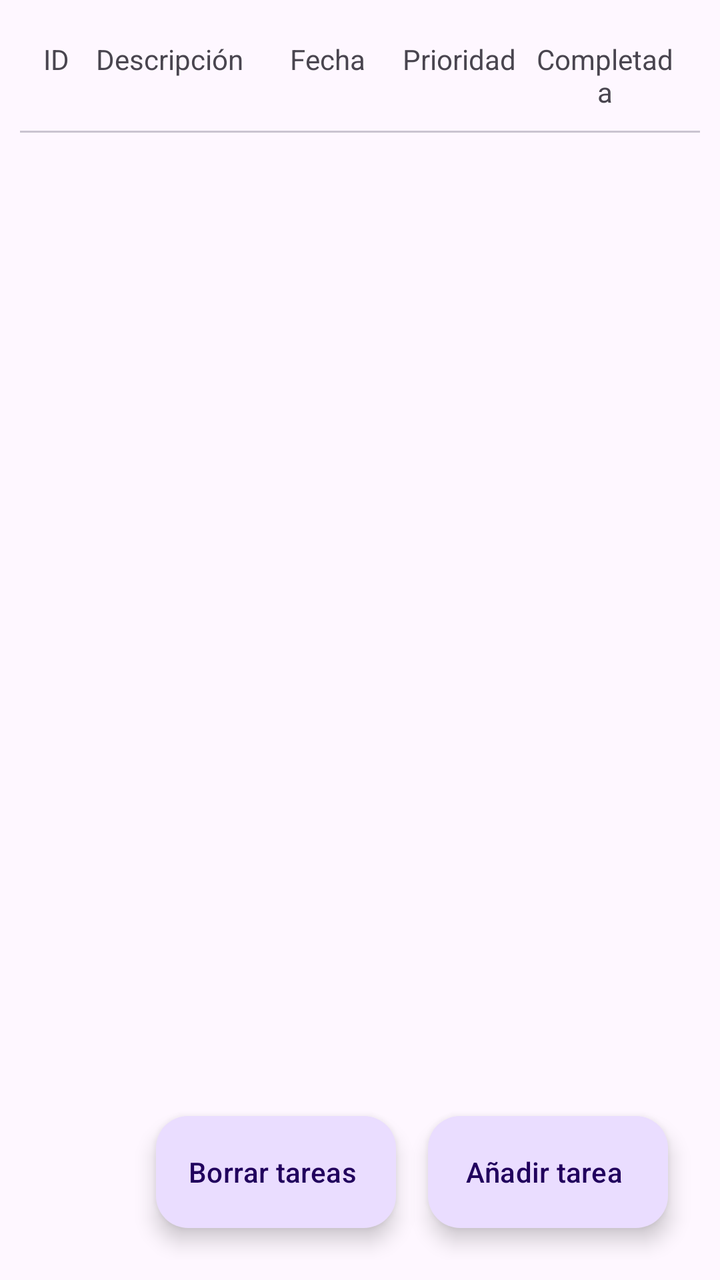
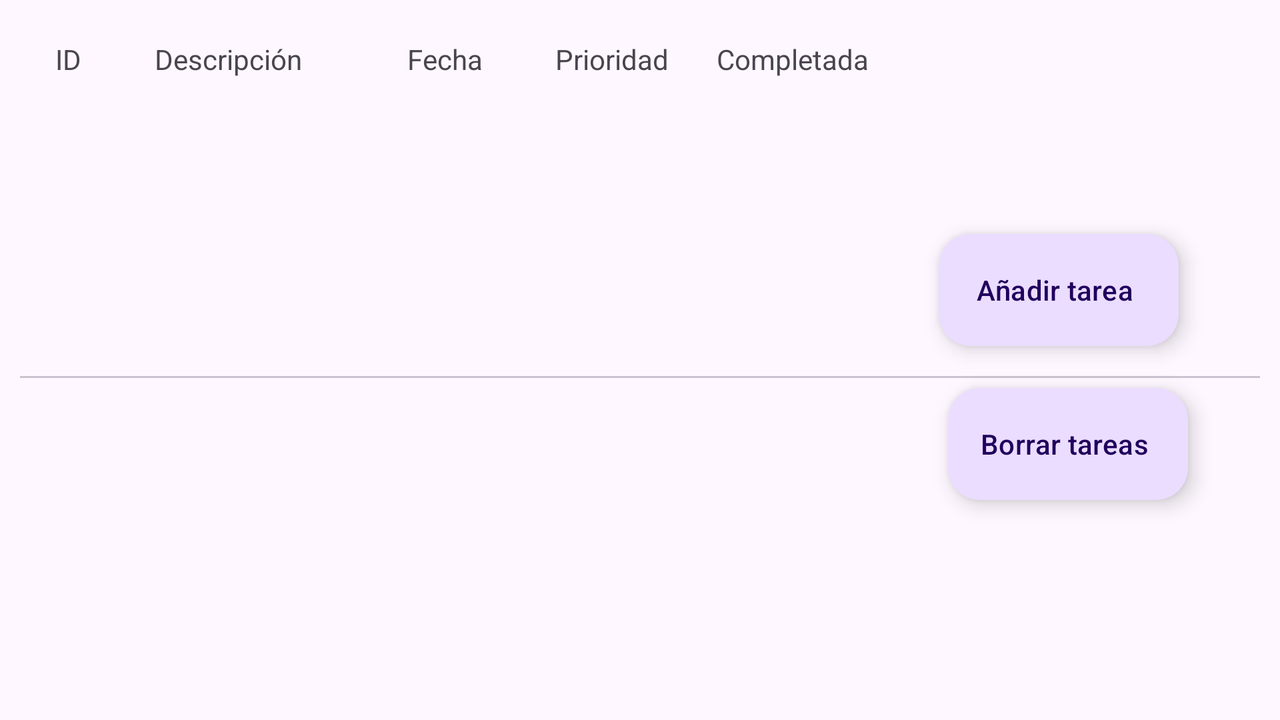

Compare how this app lays out the same screen by default and in its alternative resource folder. The renders come first, then the two layout files and the values they reference.
<!-- AndroidManifest.xml: application theme Theme.Proyecto -->
<!-- res/layout/fragment_tarea_list.xml -->
<?xml version="1.0" encoding="utf-8"?>
<androidx.constraintlayout.widget.ConstraintLayout xmlns:android="http://schemas.android.com/apk/res/android"
    xmlns:app="http://schemas.android.com/apk/res-auto"
    xmlns:tools="http://schemas.android.com/tools"
    android:layout_width="match_parent"
    android:layout_height="match_parent"
    android:padding="10dp"
    tools:context=".views.TareaListFragment">

    <include
        android:id="@+id/cabecera"
        layout="@layout/fragment_header_tareas"
        android:layout_width="match_parent"
        android:layout_height="wrap_content"
        app:layout_constraintTop_toTopOf="parent" />

    <com.google.android.material.divider.MaterialDivider
        android:layout_width="match_parent"
        android:layout_height="wrap_content"
        app:layout_constraintTop_toBottomOf="@id/cabecera" />

    <androidx.recyclerview.widget.RecyclerView
        android:id="@+id/listTareas"
        android:layout_width="match_parent"
        android:layout_height="0dp"
        app:layoutManager="LinearLayoutManager"
        app:layout_constraintBottom_toBottomOf="parent"
        app:layout_constraintTop_toBottomOf="@id/cabecera"
        tools:listitem="@layout/fragment_item_tarea"
        android:paddingTop="10dp"/>

    <com.google.android.material.floatingactionbutton.ExtendedFloatingActionButton
        android:id="@+id/btnAddTarea"
        android:layout_width="wrap_content"
        android:layout_height="wrap_content"
        android:layout_gravity="bottom|end"
        android:layout_margin="16dp"
        android:text="@string/anyadir_tarea"
        app:icon="@drawable/baseline_add_24"
        app:layout_constraintBottom_toBottomOf="parent"
        app:layout_constraintEnd_toEndOf="parent"
        style="?attr/extendedFloatingActionButtonPrimaryStyle"/>


    <com.google.android.material.floatingactionbutton.ExtendedFloatingActionButton
        android:id="@+id/btnClearTareas"
        style="?attr/extendedFloatingActionButtonPrimaryStyle"
        android:layout_width="wrap_content"
        android:layout_height="wrap_content"
        android:layout_gravity="bottom|end"
        android:layout_margin="16dp"
        android:text="@string/borrar_tareas"
        app:icon="@drawable/baseline_restore_from_trash_24"
        app:layout_constraintBottom_toBottomOf="parent"

        app:layout_constraintEnd_toStartOf="@id/btnAddTarea" />


</androidx.constraintlayout.widget.ConstraintLayout>
<!-- res/layout/fragment_header_tareas.xml (included above) -->
<LinearLayout xmlns:android="http://schemas.android.com/apk/res/android"
    android:layout_width="match_parent"
    android:layout_height="wrap_content"
    android:orientation="horizontal"
    android:padding="10dp">

    <TextView
        android:id="@+id/textView"
        android:layout_width="30dp"
        android:layout_height="wrap_content"
        android:layout_weight="1"
        android:gravity="center"
        android:text="@string/id2" />

    <TextView
        android:id="@+id/textView2"
        android:layout_width="138dp"
        android:layout_height="wrap_content"
        android:layout_weight="3"
        android:gravity="center"
        android:text="@string/descripci_n" />

    <TextView
        android:id="@+id/textView3"
        android:layout_width="89dp"
        android:layout_height="wrap_content"
        android:layout_weight="2"
        android:gravity="center"
        android:text="@string/fecha" />

    <TextView
        android:id="@+id/textView4"
        android:layout_width="84dp"
        android:layout_height="wrap_content"
        android:layout_weight="1"
        android:gravity="center"
        android:text="@string/prioridad2" />

    <TextView
        android:layout_width="103dp"
        android:layout_height="wrap_content"
        android:layout_weight="2"
        android:gravity="center"
        android:text="@string/completada2" />
</LinearLayout>
<!-- res/layout/fragment_item_tarea.xml (included above) -->
<com.google.android.material.card.MaterialCardView
    xmlns:android="http://schemas.android.com/apk/res/android"
    xmlns:tools="http://schemas.android.com/tools"
    android:layout_width="match_parent"
    android:layout_height="wrap_content"
    xmlns:app="http://schemas.android.com/apk/res-auto"
    android:clickable="true"
    android:focusable="true"
    android:padding="10dp"
    android:layout_marginBottom="15dp"
    style="?attr/materialCardViewFilledStyle">

    <LinearLayout
        android:layout_width="match_parent"
        android:layout_height="wrap_content"
        android:orientation="horizontal"
        android:layout_marginBottom="10dp">

        <TextView
            android:id="@+id/tareaId"
            android:layout_width="0dp"
            android:layout_height="match_parent"
            android:layout_weight="1"
            android:gravity="center_vertical"
            android:paddingLeft="6dp"
            tools:text="1" />

        <TextView
            android:id="@+id/tareaDescripcion"
            android:layout_width="16dp"
            android:layout_height="match_parent"
            android:layout_weight="3"
            tools:text="Lavar los platos" />

        <TextView
            android:id="@+id/tareaFecha"
            android:layout_width="0dp"
            android:layout_height="wrap_content"
            android:layout_weight="2"
            tools:text="29/11/2001 20:15" />

        <TextView
            android:id="@+id/tareaPrioridad"
            android:layout_width="0dp"
            android:layout_height="wrap_content"
            android:layout_weight="1"
            android:gravity="center"
            tools:text="Alta" />

        <ImageView
            android:id="@+id/tareaCompletada"
            android:layout_width="20dp"
            android:layout_height="50dp"
            android:layout_weight="2"
            android:layout_gravity="center_vertical"
            android:src="@drawable/unchecked"
            android:paddingLeft="10dp"
            android:paddingRight="10dp"
            android:contentDescription="@string/icono_de_completado" />
    </LinearLayout>
</com.google.android.material.card.MaterialCardView>
<!-- resources referenced by this layout -->
<resources>
  <!-- drawable unchecked (drawable) -->
  <vector android:height="12dp" android:viewportHeight="20"
      android:viewportWidth="20" android:width="12dp" xmlns:android="http://schemas.android.com/apk/res/android">
      <path android:fillColor="#212121" android:pathData="M3.001,5.25C3.001,4.007 4.008,3 5.251,3H14.75C15.993,3 17,4.007 17,5.25V14.75C17,15.993 15.993,17 14.75,17H5.251C4.008,17 3.001,15.993 3.001,14.75V5.25ZM5.251,4.5C4.837,4.5 4.501,4.836 4.501,5.25V14.75C4.501,15.164 4.837,15.5 5.251,15.5H14.75C15.164,15.5 15.5,15.164 15.5,14.75V5.25C15.5,4.836 15.164,4.5 14.75,4.5H5.251Z"/>
  </vector>
  <string name="anyadir_tarea">Añadir tarea</string>
  <string name="borrar_tareas">Borrar tareas</string>
  <string name="completada2">Completada</string>
  <string name="descripci_n">Descripción</string>
  <string name="fecha">Fecha</string>
  <string name="icono_de_completado">Icono de Completado</string>
  <string name="id2">ID</string>
  <string name="prioridad2">Prioridad</string>
  <style name="Theme.Proyecto" parent="Base.Theme.Proyecto" />
  <style name="Base.Theme.Proyecto" parent="Theme.Material3.DayNight.NoActionBar">
          
          
      </style>
</resources>
<!-- res/layout-land/fragment_tarea_list.xml (the repository's variant of the layout above) -->
<!-- drawn on the phone turned sideways -->
<androidx.constraintlayout.widget.ConstraintLayout
    xmlns:android="http://schemas.android.com/apk/res/android"
    xmlns:app="http://schemas.android.com/apk/res-auto"
    xmlns:tools="http://schemas.android.com/tools"
    android:layout_width="match_parent"
    android:layout_height="match_parent"
    android:padding="10dp"
    tools:context=".views.TareaListFragment">

    <include
        android:id="@+id/cabecera"
        layout="@layout/fragment_header_tareas"
        android:layout_width="446dp"
        android:layout_height="62dp"
        app:layout_constraintTop_toTopOf="parent"
        tools:layout_editor_absoluteX="10dp" />

    <androidx.recyclerview.widget.RecyclerView
        android:id="@+id/listTareas"
        android:layout_width="451dp"
        android:layout_height="224dp"
        android:paddingTop="10dp"
        app:layoutManager="LinearLayoutManager"
        app:layout_constraintBottom_toBottomOf="parent"
        app:layout_constraintEnd_toStartOf="@+id/guideline"
        app:layout_constraintHorizontal_bias="0.842"
        app:layout_constraintStart_toStartOf="parent"
        app:layout_constraintTop_toBottomOf="@id/cabecera"
        app:layout_constraintVertical_bias="0.005"
        tools:listitem="@layout/fragment_item_tarea" />

    <com.google.android.material.floatingactionbutton.ExtendedFloatingActionButton
        android:id="@+id/btnAddTarea"
        style="?attr/extendedFloatingActionButtonPrimaryStyle"
        android:layout_width="wrap_content"
        android:layout_height="wrap_content"
        android:layout_gravity="bottom|end"
        android:layout_margin="16dp"
        android:text="@string/anyadir_tarea"
        app:icon="@drawable/baseline_add_24"
        app:layout_constraintBottom_toBottomOf="@+id/materialDivider"
        app:layout_constraintEnd_toEndOf="parent"
        app:layout_constraintHorizontal_bias="0.572"
        app:layout_constraintStart_toEndOf="@+id/listTareas" />

    <com.google.android.material.divider.MaterialDivider
        android:id="@+id/materialDivider"
        android:layout_width="match_parent"
        android:layout_height="wrap_content"
        android:layout_marginTop="116dp"
        app:layout_constraintTop_toBottomOf="@id/cabecera"
        tools:layout_editor_absoluteX="8dp" />

    <com.google.android.material.floatingactionbutton.ExtendedFloatingActionButton
        android:id="@+id/btnClearTareas"
        style="?attr/extendedFloatingActionButtonPrimaryStyle"
        android:layout_width="wrap_content"
        android:layout_height="wrap_content"
        android:layout_gravity="bottom|end"
        android:layout_margin="16dp"
        android:layout_marginTop="60dp"
        android:layout_marginEnd="56dp"
        android:text="@string/borrar_tareas"
        app:icon="@drawable/baseline_restore_from_trash_24"
        app:layout_constraintBottom_toBottomOf="parent"
        app:layout_constraintEnd_toEndOf="parent"
        app:layout_constraintHorizontal_bias="0.653"
        app:layout_constraintStart_toEndOf="@+id/listTareas"
        app:layout_constraintTop_toBottomOf="@id/btnAddTarea"
        app:layout_constraintVertical_bias="0.057" />

    <androidx.constraintlayout.widget.Guideline
        android:id="@+id/guideline"
        android:layout_width="wrap_content"
        android:layout_height="wrap_content"
        android:orientation="vertical"
        app:layout_constraintGuide_percent="0.65" />

</androidx.constraintlayout.widget.ConstraintLayout>
